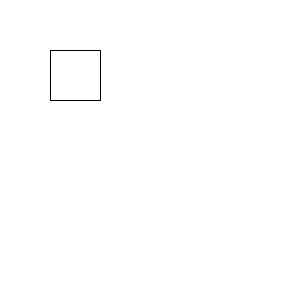
Frame 1 (no input)
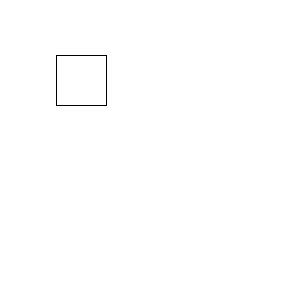
Frame 60 (the mouse pressed at the canvas centre just before this capture)
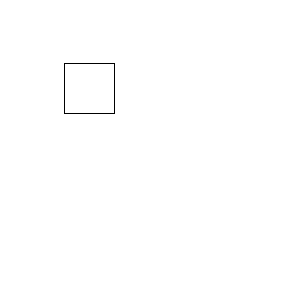
Frame 120 (the mouse held since frame 60 and released just before this capture)

The Processing sketch that drew these frames (run headless with seeded random() and noise(); from frame 60 on, the mouse is pressed at the canvas centre):

// Processing sketch: bounce_on_track
// ── bounce_on_track.pde
float x = 50;
float y = 50;
boolean a = false;
void setup() {
  size(300, 300);
}

void draw() {
  background(255);
  rect(x, y, 50, 50);
  
  if(a) {
    x = x + 1;
    y = y + 1;
  } else {
    x = x - 1;
    y = y - 1;
  }
  if(x > 75) {
    a = !a;
    x = 75;
  }
  if(x < 50) {
    a = !a;
    x = 50;
  }
}
